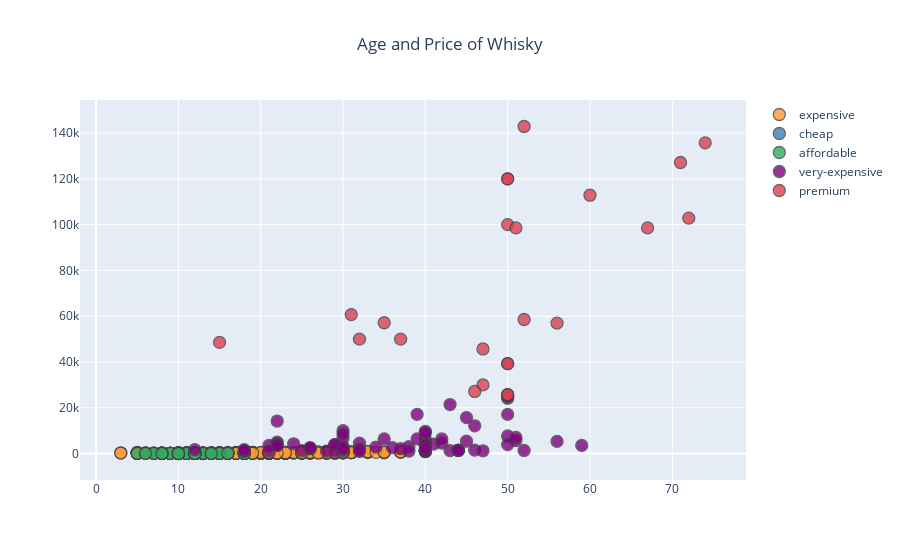

The cell this chart's notebook holds for it:
### Markdown cell above
- Note: Also in the figure, we have the limited edition (Yes or No), which just seems to mean as if most of the expensive ones are the limited edition ones.

### Code cell
df[~df['Age'].isnull()].iplot(x='Age',
        y='price_per_litre',
        
        
                                                           
                                                      
        categories='price_class',
        xTitle='Years',
        yTitle='Price per Litre',
        text='name',
        layout=dict(title='Age and Price of Whisky', title_x=0.5),
                             )

### Figure 1 — Plotly figure (JSON) as saved in the notebook; plotly's stock layout.template omitted (floating-point values rounded to 4 significant figures; data arrays with more than 128 entries replaced by an {"elided": "..."} marker saying what was removed)
{"data": [{"marker": {"color": "rgba(255, 153, 51, 1.0)", "line": {"width": 1.3}, "opacity": 0.8, "size": 12, "symbol": "circle"}, "mode": "markers", "name": "expensive", "text": {"elided": "368 str values"}, "textfont": {"color": "#4D5663"}, "type": "scatter", "x": {"elided": "368 int values"}, "y": {"elided": "368 float values"}}, {"marker": {"color": "rgba(55, 128, 191, 1.0)", "line": {"width": 1.3}, "opacity": 0.8, "size": 12, "symbol": "circle"}, "mode": "markers", "name": "cheap", "text": ["Black Bottle 10 Year Old", "BenRiach 10 Year Old Gift Set", "BenRiach 10 Year Old Gift Set", "Whyte & Mackay 13 year old"], "textfont": {"color": "#4D5663"}, "type": "scatter", "x": [10, 10, 10, 13], "y": [41.41, 42.84, 42.84, 41.43]}, {"marker": {"color": "rgba(50, 171, 96, 1.0)", "line": {"width": 1.3}, "opacity": 0.8, "size": 12, "symbol": "circle"}, "mode": "markers", "name": "affordable", "text": {"elided": "144 str values"}, "textfont": {"color": "#4D5663"}, "type": "scatter", "x": {"elided": "144 int values"}, "y": {"elided": "144 float values"}}, {"marker": {"color": "rgba(128, 0, 128, 1.0)", "line": {"width": 1.3}, "opacity": 0.8, "size": 12, "symbol": "circle"}, "mode": "markers", "name": "very-expensive", "text": ["The Singleton of Glen Ord 38 Year Old Epicurean Odyssey", "Gordon & MacPhail Glen Grant 1954 59 Year Old", "Gordon & MacPhail Mortlach 1949 51 Year Old", "Fettercairn 46 Year Old", "Macallan 1990 22 Year Old Fine & Rare #24706", "Glenglassaugh 1978 40 Year Old #3060", "Old Malt Cask Ardbeg 32 Year Old 1967", "Ardbeg 1972 VELIER", "Dailuaine 46 Year Old Platinum Old & Rare", "Glen Scotia 45 Year Old", "Brora 40 Year Old 200th Anniversary", "The Last Drop 56 Year Old", "Talisker 41 Year Old", "Port Ellen 39 Year Old Untold Stories: The Spirit Safe", "Talisker 1953 24 Year Old Connoisseur's Choice", "Talisker 1952 21 Year Old Connoisseur's Choice", "Dalmore 40 Year Old", "The Last Drop Glenrothes 1968 Cask 13504", "Fettercairn 40 Year Old", "Macallan 30 Year Old Sherry Oak 2020", "Talisker 40 Year Old", "Convalmore 32 Year Old 2017 Special Release", "Bunnahabhain 40 Year Old", "Dalmore 45 Year Old", "Bunnahabhain 1980 Canasta Cask Finish", "Dalmore 35 Year Old", "Glenfiddich 40 Year Old", "Glenburgie 44 Year Old Platinum Old & Rare", "Dufftown 44 Year Old Platinum Old & Rare", "Benrinnes 40 Year Old Platinum Old & Rare", "Balmenach 40 Year Old Platinum Old & Rare", "Balvenie 2001 DCS Chapter 5", "Dalmore 1973 Gonzalez Byass", "Glenrothes 40 Year Old", "Bowmore Feis Ile 2019 Cask #666", "Mortlach 26 Year Old Special Releases 2019", "Littlemill 29 Year Old Private Cellar Edition 2019", "Glen Scotia 30 Year Old", "John Walker & Sons 28 Year Old Bicentenary Blend", "Highland Park 50 Year Old", "GlenDronach Kingsman Edition 1989 Vintage", "Macallan 12 Year Old Re-Awakening", "Macallan Exceptional Single Cask 2019/ESB-5542/02", "Port Ellen 40 Year Old 9 Rogue Casks", "Macallan Exceptional Single Cask 2019/ESB-14/03", "Lagavulin 21 Year Old Jazz Festival 2019", "Dalmore 25 Year Old - 2019", "Teaninich 43 Year Old Platinum Old & Rare", "Glen Elgin 44 Year Old Platinum Old & Rare", "Glenlossie 44 Year Old Platinum Old & Rare", "Glenburgie 44 Year Old Platinum Old & Rare", "Dufftown 44 Year Old Platinum Old & Rare", "Benrinnes 40 Year Old Platinum Old & Rare", "Balmenach 40 Year Old Platinum Old & Rare", "Balvenie 2001 DCS Chapter 5", "Dalmore 1973 Gonzalez Byass", "Glenrothes 40 Year Old", "Bowmore Feis Ile 2019 Cask #666", "Mortlach 26 Year Old Special Releases 2019", "Littlemill 29 Year Old Private Cellar Edition 2019", "Bunnahabhain Elements 39 Year Old", "Macallan 30 Year Old Sherry Oak (Old style)", "Authors' Series Probably Speyside's Finest 1968 50 Year Old - Nathaniel Hawthorne", "Balvenie 1999 DCS Chapter 4", "Macallan 26 Year Old Platinum Old & Rare", "Loch Lomond 50 Year Old", "Balvenie 1972 DCS Chapter 2", "Bowmore 50 year old", "Lochside 52 Year Old Sovereign", "The Cally 1974 'Caledonian' 40 Year Old 2015 Special Release", "Brora 1977 37 year old Special Release 2015", "Laphroaig 32 Year Old", "Dalmore 30 Year Old", "Ledaig 42 year old", "Auchentoshan 1965", "Ladyburn 1974 40 year old", "Glenglassaugh 51 year old", "Old Pulteney 40 year old", "Port Ellen 34 year old 13th Release", "Glenfarclas 1966 Fino Cask", "The Singleton of Glendullan 38 year old 2014 Special Release"], "textfont": {"color": "#4D5663"}, "type": "scatter", "x": [38, 59, 51, 46, 22, 40, 32, 30, 46, 45, 40, 56, 41, 39, 24, 21, 40, 50, 40, 30, 40, 32, 40, 45, 36, 35, 40, 44, 44, 40, 40, 18, 30, 40, 22, 26, 29, 30, 28, 50, 29, 12, 22, 40, 22, 21, 25, 43, 44, 44, 44, 44, 40, 40, 18, 30, 40, 22, 26, 29, 39, 30, 50, 18, 26, 50, 43, 50, 52, 40, 37, 32, 30, 42, 42, 40, 51, 40, 34, 47, 38], "y": [3000, 3571.0, 5713.0, 12140.0, 14210.0, 1427.0, 4564.0, 9993.0, 1536.0, 5429.0, 6429.0, 5357.0, 4143.0, 6429.0, 4286.0, 3571.0, 9643.0, 7714.0, 4286.0, 6786.0, 3929.0, 1929.0, 3179.0, 15710.0, 2571.0, 6429.0, 3929.0, 1443.0, 1443.0, 1021.0, 1021.0, 1143.0, 2850, 4143.0, 3570, 2143.0, 3929.0, 1214.0, 1057.0, 24140.0, 1107.0, 1707.0, 5000, 9136.0, 4279.0, 1141.0, 1250, 1279.0, 1443.0, 1443.0, 1443.0, 1443.0, 1021.0, 1021.0, 1143.0, 2850, 4143.0, 3570, 2143.0, 3929.0, 17140.0, 8571.0, 3929.0, 1707.0, 2629.0, 17140.0, 21430.0, 25000, 1371.0, 1143.0, 2143.0, 1071.0, 2143.0, 4571.0, 6429.0, 3710, 7029.0, 2143.0, 2857.0, 1214.0, 1071.0]}, {"marker": {"color": "rgba(219, 64, 82, 1.0)", "line": {"width": 1.3}, "opacity": 0.8, "size": 12, "symbol": "circle"}, "mode": "markers", "name": "premium", "text": ["Macallan 50 Year Old Red Collection", "Macallan 1954 47 Year Old Fine & Rare #1902", "Macallan 1940 37 Year Old Fine & Rare", "Macallan Exceptional Single Cask 1950", "Macallan 1937 32 Year Old Fine & Rare", "Macallan 1938 31 Year Old Fine & Rare", "Macallan 1947 15 Year Old Fine & Rare", "Balvenie 1971 DCS Chapter 4", "The Balvenie 50 Year Old: Marriage 0197", "Macallan 50 Year Old", "Macallan 74 Year Old Red Collection", "Macallan 71 Year Old Red Collection", "Macallan 60 Year Old Red Collection", "Dalmore 51 Year Old", "Macallan 72 Year Old in Lalique", "The Balvenie 50 Year Old: Marriage 0197", "Macallan 50 Year Old", "Fettercairn 50 Year Old", "Macallan 1946 56 Year Old (Cask 46/3M) Fine & Rare", "Macallan 1949 52 Year Old (Cask 935) Fine & Rare", "Macallan 1940 35 Year Old Fine & Rare", "Balvenie 1968 DCM bottling 46 year old", "Bowmore 1957", "The Glenlivet 50 year old Winchester Collection 1964"], "textfont": {"color": "#4D5663"}, "type": "scatter", "x": [50, 47, 37, 67, 32, 31, 15, 47, 50, 50, 74, 71, 60, 51, 72, 50, 50, 50, 56, 52, 35, 46, 52, 50], "y": [99990.0, 45710.0, 49990.0, 98570.0, 49990.0, 60710.0, 48570.0, 29990.0, 39290.0, 120000.0, 135700.0, 127100.0, 112900.0, 98570.0, 102900.0, 39290.0, 120000.0, 25710.0, 57000, 58570.0, 57140.0, 27140.0, 142900.0, 25710.0]}], "layout": {"title": {"text": "Age and Price of Whisky", "x": 0.5}}}
